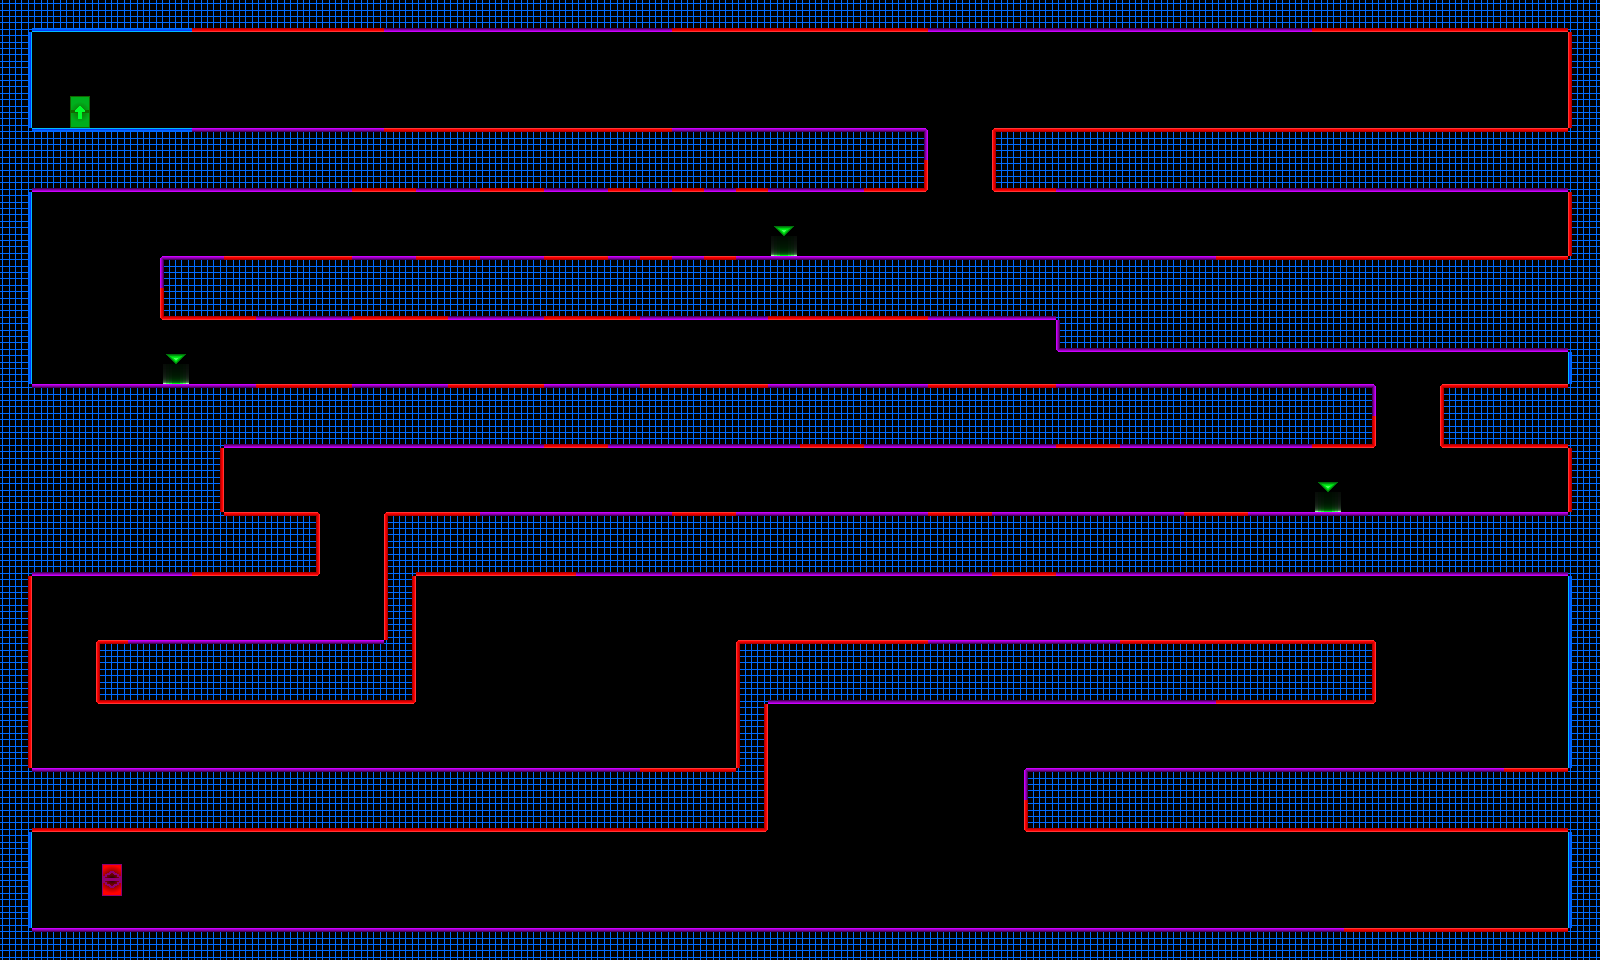

A level layout from a 2D game, rendered from its tile map. Below: a short description, then the map file with tile-grid data replaced by summaries:
An orthogonal 50x30 tile map with 32x32 px tiles, 1 tile layer (Tile Layer 1) and 113 objects.

<map version="1.0" orientation="orthogonal" renderorder="right-down" width="50" height="30" tilewidth="32" tileheight="32" nextobjectid="116">
 <tileset firstgid="1" name="TestTile" tilewidth="32" tileheight="32" tilecount="117" columns="13">
  <image source="resources/tiles/TestTile.png" width="416" height="288" />
 </tileset>
 <layer name="Tile Layer 1" width="50" height="30">
  <data>[1500 cells, 697 non-empty, 25 distinct tile ids]</data>
 </layer>
 <objectgroup name="Triggers" visible="0">
  <object id="1" x="1152" y="352" width="32" height="32">
   <properties>
    <property name="ToggleGlitch" value="noLeft,noRight" />
   </properties>
  </object>
  <object id="2" x="32" y="928" width="1312" height="32">
   <properties>
    <property name="blocker" value="t" />
    <property name="slide" value="300" />
   </properties>
  </object>
  <object id="3" x="0" y="832" width="32" height="96">
   <properties>
    <property name="blocker" value="r" />
   </properties>
  </object>
  <object id="4" x="32" y="800" width="704" height="32">
   <properties>
    <property name="deadly" value="b" />
   </properties>
  </object>
  <object id="5" x="1344" y="928" width="224" height="32">
   <properties>
    <property name="deadly" value="t" />
   </properties>
  </object>
  <object id="6" x="1568" y="832" width="32" height="96">
   <properties>
    <property name="blocker" value="l" />
   </properties>
  </object>
  <object id="7" x="1024" y="800" width="544" height="32">
   <properties>
    <property name="deadly" value="bl" />
   </properties>
  </object>
  <object id="8" x="736" y="640" width="32" height="192">
   <properties>
    <property name="blocker" value="tblr" />
   </properties>
  </object>
  <object id="9" x="768" y="672" width="448" height="32">
   <properties>
    <property name="blocker" value="b" />
    <property name="slide" value="300" />
   </properties>
  </object>
  <object id="10" x="1024" y="768" width="480" height="32">
   <properties>
    <property name="blocker" value="tl" />
    <property name="slide" value="300" />
   </properties>
  </object>
  <object id="11" x="1504" y="768" width="64" height="32">
   <properties>
    <property name="deadly" value="t" />
   </properties>
  </object>
  <object id="12" x="1216" y="640" width="160" height="64">
   <properties>
    <property name="deadly" value="tbr" />
   </properties>
  </object>
  <object id="13" x="1568" y="576" width="32" height="192">
   <properties>
    <property name="blocker" value="l" />
   </properties>
  </object>
  <object id="14" x="1056" y="544" width="544" height="32">
   <properties>
    <property name="blocker" value="b" />
    <property name="slide" value="-300" />
   </properties>
  </object>
  <object id="15" x="1120" y="640" width="96" height="32">
   <properties>
    <property name="deadly" value="t" />
   </properties>
  </object>
  <object id="16" x="768" y="640" width="160" height="32">
   <properties>
    <property name="deadly" value="t" />
   </properties>
  </object>
  <object id="17" x="928" y="640" width="192" height="32">
   <properties>
    <property name="blocker" value="t" />
    <property name="slide" value="-300" />
   </properties>
  </object>
  <object id="18" x="992" y="544" width="64" height="32">
   <properties>
    <property name="deadly" value="b" />
   </properties>
  </object>
  <object id="19" x="544" y="416" width="64" height="32">
   <properties>
    <property name="deadly" value="b" />
   </properties>
  </object>
  <object id="20" x="800" y="416" width="64" height="32">
   <properties>
    <property name="deadly" value="b" />
   </properties>
  </object>
  <object id="21" x="1056" y="416" width="64" height="32">
   <properties>
    <property name="deadly" value="b" />
   </properties>
  </object>
  <object id="22" x="1312" y="416" width="64" height="32">
   <properties>
    <property name="deadly" value="br" />
   </properties>
  </object>
  <object id="23" x="768" y="288" width="160" height="32">
   <properties>
    <property name="deadly" value="b" />
   </properties>
  </object>
  <object id="24" x="544" y="288" width="96" height="32">
   <properties>
    <property name="deadly" value="b" />
   </properties>
  </object>
  <object id="25" x="352" y="288" width="96" height="32">
   <properties>
    <property name="deadly" value="b" />
   </properties>
  </object>
  <object id="26" x="160" y="288" width="96" height="32">
   <properties>
    <property name="deadly" value="bl" />
   </properties>
  </object>
  <object id="27" x="192" y="512" width="128" height="64">
   <properties>
    <property name="deadly" value="brt" />
   </properties>
  </object>
  <object id="28" x="352" y="160" width="64" height="32">
   <properties>
    <property name="deadly" value="b" />
   </properties>
  </object>
  <object id="29" x="480" y="160" width="64" height="32">
   <properties>
    <property name="deadly" value="b" />
   </properties>
  </object>
  <object id="30" x="608" y="160" width="32" height="32">
   <properties>
    <property name="deadly" value="b" />
   </properties>
  </object>
  <object id="31" x="672" y="160" width="32" height="32">
   <properties>
    <property name="deadly" value="b" />
   </properties>
  </object>
  <object id="32" x="736" y="160" width="32" height="32">
   <properties>
    <property name="deadly" value="b" />
   </properties>
  </object>
  <object id="33" x="576" y="544" width="416" height="32">
   <properties>
    <property name="blocker" value="b" />
    <property name="slide" value="-300" />
   </properties>
  </object>
  <object id="34" x="416" y="544" width="160" height="32">
   <properties>
    <property name="deadly" value="b" />
   </properties>
  </object>
  <object id="35" x="384" y="512" width="32" height="192">
   <properties>
    <property name="deadly" value="tlbr" />
   </properties>
  </object>
  <object id="36" x="416" y="512" width="64" height="32">
   <properties>
    <property name="deadly" value="t" />
   </properties>
  </object>
  <object id="37" x="96" y="640" width="32" height="64">
   <properties>
    <property name="deadly" value="tbl" />
   </properties>
  </object>
  <object id="38" x="128" y="672" width="256" height="32">
   <properties>
    <property name="deadly" value="b" />
   </properties>
  </object>
  <object id="39" x="128" y="640" width="256" height="32">
   <properties>
    <property name="blocker" value="t" />
    <property name="slide" value="300" />
   </properties>
  </object>
  </objectgroup>
</map>
<!-- 74 of 113 objects omitted -->
